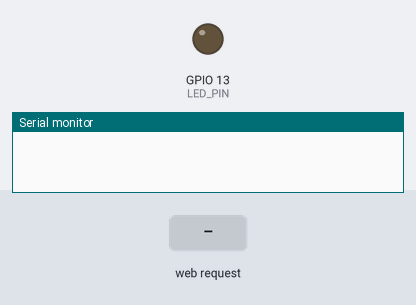
Bench run of a sketch on a simulated ESP8266 (NodeMCU). Shown: output pins drawn as LEDs (lit = HIGH), the last lines printed to the serial monitor. Inputs (shaded band) come from the test bench.

Above: at 1.2 s.
1.3 s: HTTP request GET /LED=ON received
At 2.4 s:
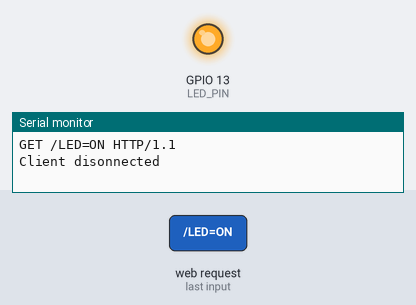
2.8 s: HTTP request GET /LED=OFF received
At 3.6 s:
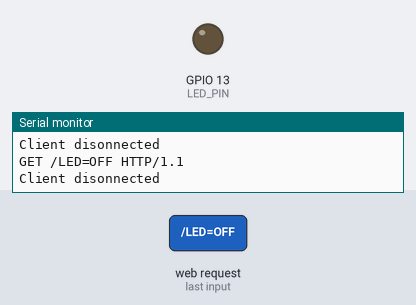
Timing chart, 0 to 5.8 s (numbered marks = the images above; inputs shaded):
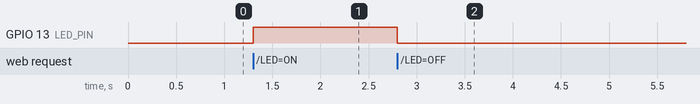

The sketch:

sketch_esp2.ino
```cpp
#include <ESP8266WiFi.h>

WiFiServer server(80);
//////////////////////
// WiFi Definitions //
//////////////////////
const char WiFiAPPSK[] = "PaulTest";

/////////////////////
// Pin Definitions //
/////////////////////
const int LED_PIN = 13;

void setupWiFi()
{
  WiFi.mode(WIFI_AP);

  uint8_t mac[WL_MAC_ADDR_LENGTH];
  WiFi.softAPmacAddress(mac);
  String macID = String(mac[WL_MAC_ADDR_LENGTH - 2], HEX) +
                 String(mac[WL_MAC_ADDR_LENGTH - 1], HEX);
  macID.toUpperCase();
  String AP_NameString = "ESP8266_AP" + macID;

  char AP_NameChar[AP_NameString.length() + 1];
  memset(AP_NameChar, 0, AP_NameString.length() + 1);

  for (int i=0; i<AP_NameString.length(); i++)
    AP_NameChar[i] = AP_NameString.charAt(i);

  WiFi.softAP(AP_NameChar, WiFiAPPSK);
}

void initHardware()
{
  Serial.begin(115200);
  pinMode(LED_PIN, OUTPUT);
  digitalWrite(LED_PIN, LOW);
}

void setup() {
  initHardware();
  setupWiFi();
  server.begin();

}

void loop()
{
  // Check if a client has connected
  WiFiClient client = server.available();
  if (!client) {
    return;
  }

 // Read the first line of the request
  String request = client.readStringUntil('\r');
  Serial.println(request);
  client.flush();

  // Match the request

  int value = LOW;
  if (request.indexOf("/LED=ON") != -1)  {
    digitalWrite(LED_PIN, 1);
    value = HIGH;
  }
  if (request.indexOf("/LED=OFF") != -1)  {
    digitalWrite(LED_PIN, 0);
    value = LOW;
  }

  // Return the response
  client.println("HTTP/1.1 200 OK");
  client.println("Content-Type: text/html");
  client.println(""); //  do not forget this one
  client.println("<!DOCTYPE HTML>");
  client.println("<html>");
  client.println("<br><br>");
  client.println("<br><br>");

  client.println("<font size=\"24\">Test Web Page</font>");

  client.println("<br><br>");
  client.println("<a style=\"font-size:20px\" href=\"/LED=ON\"\"><button  style=\"font-size:20px;height:200px;width:200px\">Turn On </button></a>");
  client.println("<a style=\"font-size:20px\" href=\"/LED=OFF\"\"><button style=\"font-size:20px;height:200px;width:200px\">Turn Off </button></a><br />");
  client.println("<br><br>");
  client.println("<br><br>");

  client.println("<font size=\"24\">Led pin is now:</font>");

  if(value == HIGH) {
    client.print("<font size=\"24\">On</font>");
  } else {
    client.print("<font size=\"24\">Off</font>");
  }

  client.println("</html>");

  delay(1);
  Serial.println("Client disonnected");
  Serial.println("");

}
```

Measured:
- after the input at 1.3 s, GPIO 13 (LED_PIN): LOW → HIGH at once
- after the input at 2.8 s, GPIO 13 (LED_PIN): HIGH → LOW at once
